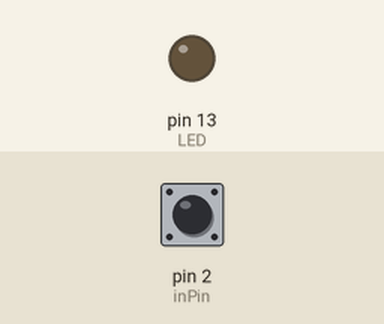
Bench run of a sketch on a simulated Arduino Uno, built with avr-gcc and run on an emulated ATmega328P. Parts: output pins drawn as LEDs (lit = HIGH). The inputs (shaded band) are chosen by the test bench; at power-on: pin 2 (inPin) HIGH. Sleep ends after the set time or at an interrupt.

Above: at 1.2 s.
1.3 s: pin 2 (inPin) pulled LOW for 0.15 s
At 1.9 s:
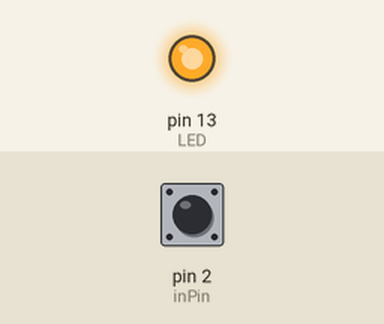
Timing chart, 0 to 7.8 s (numbered marks = the images above; inputs shaded):
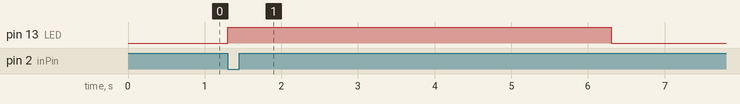

The sketch:

sleep_interrupt_1.ino
```cpp
#include <avr/sleep.h>
#define inPin 2
#define LED 13
void setup() {
  set_sleep_mode(SLEEP_MODE_PWR_DOWN);  //スリープモード設定

  pinMode(LED, OUTPUT);//13を出力設定(LED用)
  pinMode(inPin, INPUT_PULLUP);//2番をプルアップ設定

  attachInterrupt(0, func_int, FALLING);//割り込み処理
}

void loop() {
  sleep_enable();     //スリープを有効化
  sleep_cpu();        //スリープ開始(ここでプログラムは停止する)
  sleep_disable();    //スリープを無効化
  digitalWrite(LED, 1);
  delay(5000);
  digitalWrite(LED, 0);
}

//割り込み処理ルーチン(空だけど必要)
void func_int() {
}
```

Measured:
- after the input at 1.3 s, pin 13 (LED): LOW → HIGH at once, → LOW 5.0 s later
